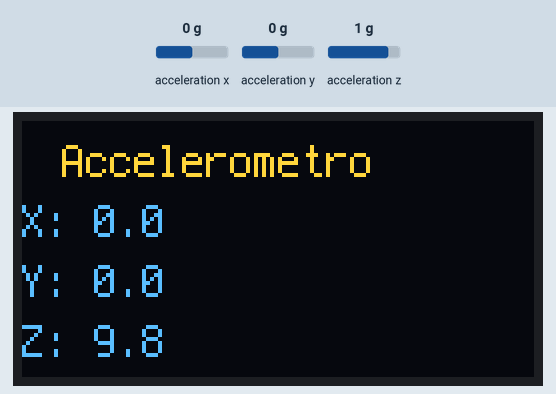
This program was run on a simulated Raspberry Pi Pico running CircuitPython. Shown: 128×64 one-colour display. The test bench sets the inputs (shaded band); at power-on: acceleration x 0 g, acceleration y 0 g, acceleration z 1 g. The OLED is the two-colour kind (top 16 rows yellow).

Above: at 1.2 s.
1.3 s: acceleration x set to -1.4 g
At 2.5 s:
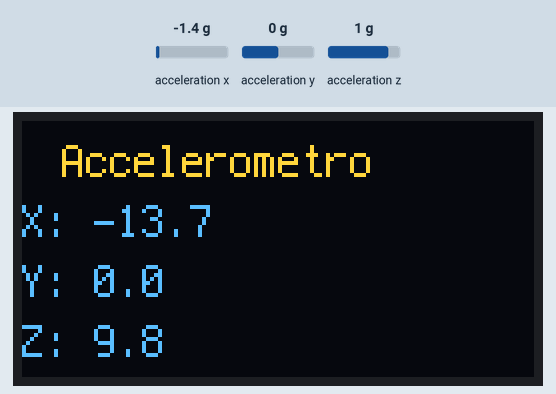
2.8 s: acceleration y set to -1.4 g
At 3.1 s:
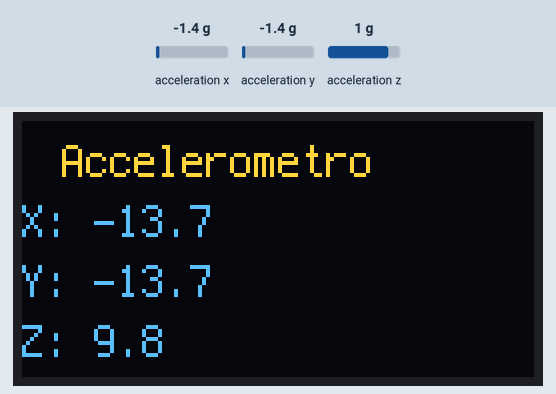
4.3 s: acceleration z set to -1.4 g
At 4.9 s:
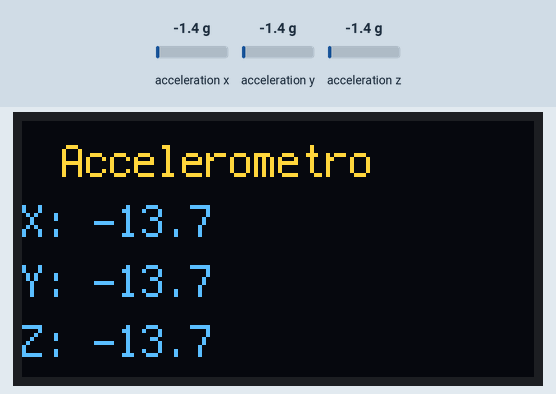
5.8 s: acceleration x set to -0.8 g
At 6.7 s:
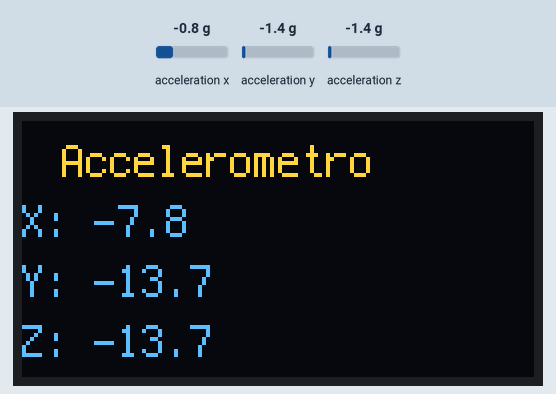
Timing chart, 0 to 8.3 s (numbered marks = the images above; inputs shaded):
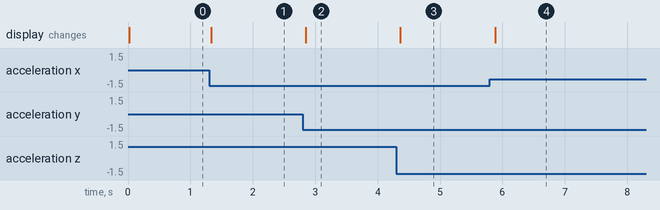

The program:

accelerometer.py
```python
import time
import board
import busio
import displayio
import terminalio

from i2cdisplaybus import I2CDisplayBus

import adafruit_lis3dh
import adafruit_displayio_ssd1306
from adafruit_display_text import label


# Reset display
displayio.release_displays()

# I2C
i2c = busio.I2C(scl=board.GP21, sda=board.GP20)

# Accelerometro
accelerometro = adafruit_lis3dh.LIS3DH_I2C(i2c, address=0x19)

# Display OLED
display_bus = I2CDisplayBus(i2c, device_address=0x3C)

display = adafruit_displayio_ssd1306.SSD1306(
    display_bus,
    width=128,
    height=64
)

# Gruppo grafico
schermata = displayio.Group()
display.root_group = schermata

titolo = label.Label(
    terminalio.FONT,
    text="Accelerometro",
    x=10,
    y=10
)

testo_x = label.Label(
    terminalio.FONT,
    text="X:",
    x=0,
    y=25
)

testo_y = label.Label(
    terminalio.FONT,
    text="Y:",
    x=0,
    y=40
)

testo_z = label.Label(
    terminalio.FONT,
    text="Z:",
    x=0,
    y=55
)

schermata.append(titolo)
schermata.append(testo_x)
schermata.append(testo_y)
schermata.append(testo_z)

while True:

    x, y, z = accelerometro.acceleration

    testo_x.text = "X: " + str(round(x, 1))
    testo_y.text = "Y: " + str(round(y, 1))
    testo_z.text = "Z: " + str(round(z, 1))

    time.sleep(0.1)
```

Measured:
- after the input at 1.3 s, the display: changes at once (image 1)
- after the input at 2.8 s, the display: changes after 0.05 s (image 2)
- after the input at 4.3 s, the display: changes after 0.06 s (image 3)
- after the input at 5.8 s, the display: changes after 0.08 s (image 4)
